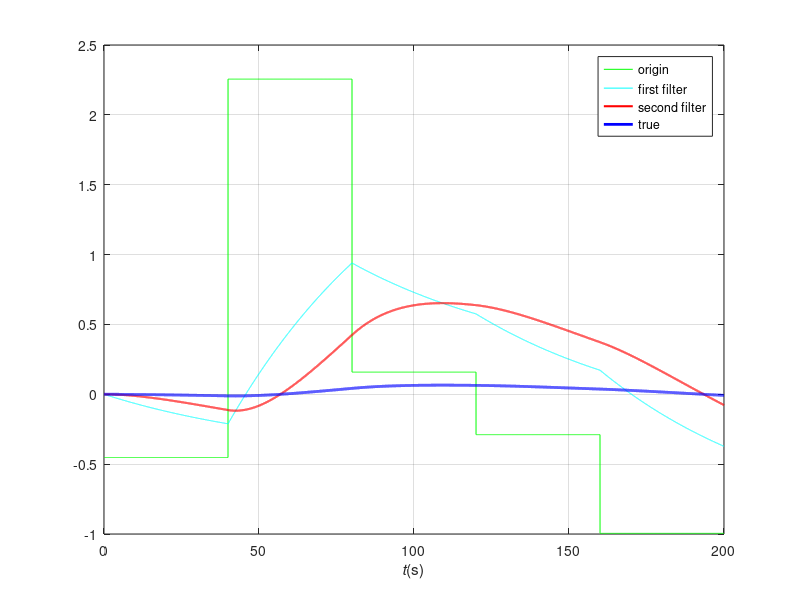

The MATLAB script that drew this image:
%test drift
clear;clc;

T = 200;
dt = 0.01;
n = T/dt;
tr = 40; %correlation time
fw = [10,4];
gain = 0.1;

%--generate random sequence which correlation time is tr--%
data = zeros(n,3);
data(1,1) = randn(1);
for k=2:n
    data(k,1) = data(k-1,1);
    if mod(k-1,tr/dt)==0
        data(k,1) = randn(1);
    end
end

%--two levels filter--%
for p=1:2
    fc = 1/tr/fw(p);
    tao = 1/(2*pi*fc);
    x0 = data(1,p);
    for k=2:n
        x = data(k,p);
        y0 = data(k-1,p+1);
        y = (dt*(x+x0)-(dt-2*tao)*y0)/(dt+2*tao); %one order filter
        x0 = x;
        data(k,p+1) = y;
    end
end

disp(['max=',num2str(max(data(:,3))*gain)])
disp(['min=',num2str(min(data(:,3))*gain)])

plot((1:n)*dt,data(:,1), 'Color','g')
hold on
plot((1:n)*dt,data(:,2), 'Color','c')
plot((1:n)*dt,data(:,3), 'Color','r', 'LineWidth',1.5)
plot((1:n)*dt,data(:,3)*gain, 'Color','b', 'LineWidth',2)
xlabel('\itt\rm(s)')
legend('origin','first filter','second filter','true','Location','northeast')
grid on
hold off